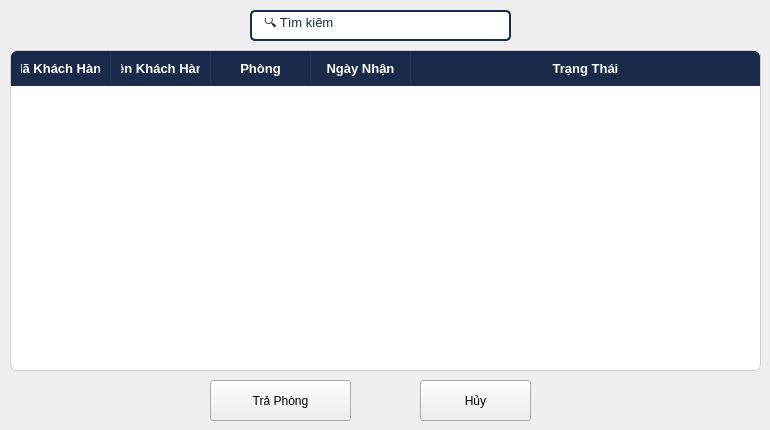
           <widget class="QWidget" name="tab_2">
            <attribute name="title">
             <string>Lịch sử/ Trả Phòng</string>
            </attribute>
            <widget class="QLineEdit" name="lineEdit">
             <property name="geometry">
              <rect>
               <x>250</x>
               <y>10</y>
               <width>261</width>
               <height>31</height>
              </rect>
             </property>
             <property name="styleSheet">
              <string notr="true">QLineEdit {
    background-color: #FFFFFF;
    border: 1.5px solid #1A2B4A;
    border-radius: 5px;
    padding: 6px 10px;
    font-size: 13px;
    color: #1A2B4A;
}

QLineEdit:focus {
    border-color: #C9A84C;
}</string>
             </property>
             <property name="text">
              <string>🔍 Tìm kiếm</string>
             </property>
            </widget>
            <widget class="QTableWidget" name="tableWidget_5">
             <property name="geometry">
              <rect>
               <x>10</x>
               <y>50</y>
               <width>751</width>
               <height>321</height>
              </rect>
             </property>
             <property name="styleSheet">
              <string notr="true">QTableWidget, QTableView {
    background-color: #FFFFFF;
    alternate-background-color: #F0EDE6;
    border: 1px solid #D3CECC;
    border-radius: 6px;
    gridline-color: #E5E0D8;
    selection-background-color: #EAF2FB;
    selection-color: #1A2B4A;
    font-size: 13px;
}

QTableWidget::item, QTableView::item {
    padding: 6px 10px;
    color: #1A2B4A;
}

QTableWidget::item:selected, QTableView::item:selected {
    background-color: #D6E8F7;
    color: #1A2B4A;
}

QHeaderView::section {
    background-color: #1A2B4A;
    color: #FFFFFF;
    font-weight: bold;
    font-size: 13px;
    padding: 8px 10px;
    border: none;
    border-right: 1px solid #223259;
}

QHeaderView::section:first {
    border-top-left-radius: 6px;
}

QHeaderView::section:last {
    border-top-right-radius: 6px;
    border-right: none;
}
</string>
             </property>
             <attribute name="horizontalHeaderStretchLastSection">
              <bool>true</bool>
             </attribute>
             <column>
              <property name="text">
               <string>Mã Khách Hàng</string>
              </property>
             </column>
             <column>
              <property name="text">
               <string>Tên Khách Hàng</string>
              </property>
             </column>
             <column>
              <property name="text">
               <string>Phòng</string>
              </property>
             </column>
             <column>
              <property name="text">
               <string>Ngày Nhận</string>
              </property>
             </column>
             <column>
              <property name="text">
               <string>Trạng Thái</string>
              </property>
             </column>
            </widget>
            <widget class="QPushButton" name="BtnTraPhong">
             <property name="geometry">
              <rect>
               <x>210</x>
               <y>380</y>
               <width>141</width>
               <height>41</height>
              </rect>
             </property>
             <property name="text">
              <string>Trả Phòng</string>
             </property>
            </widget>
            <widget class="QPushButton" name="BtnHuy">
             <property name="geometry">
              <rect>
               <x>420</x>
               <y>380</y>
               <width>111</width>
               <height>41</height>
              </rect>
             </property>
             <property name="text">
              <string>Hủy</string>
             </property>
            </widget>
           </widget>
